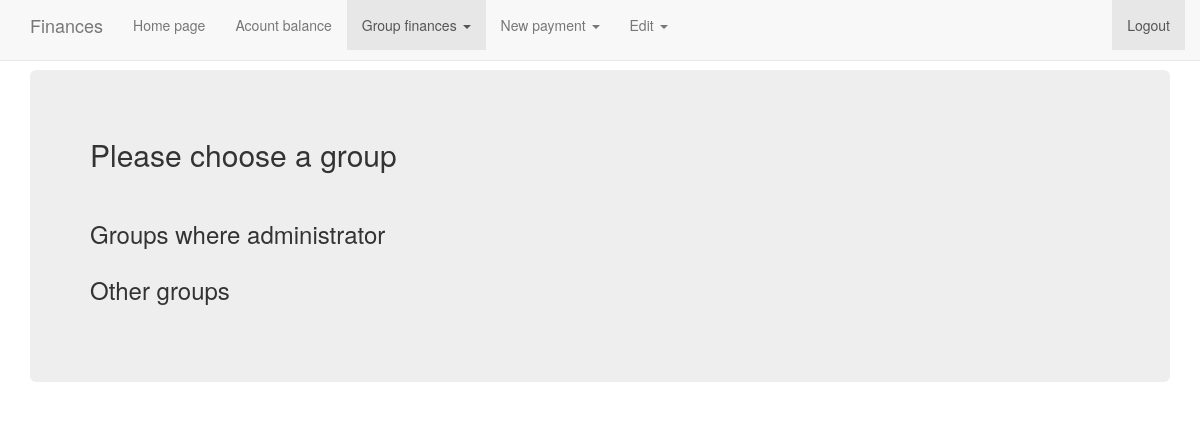
The page /group_bills.php (signed in) on the database as committed earlier.
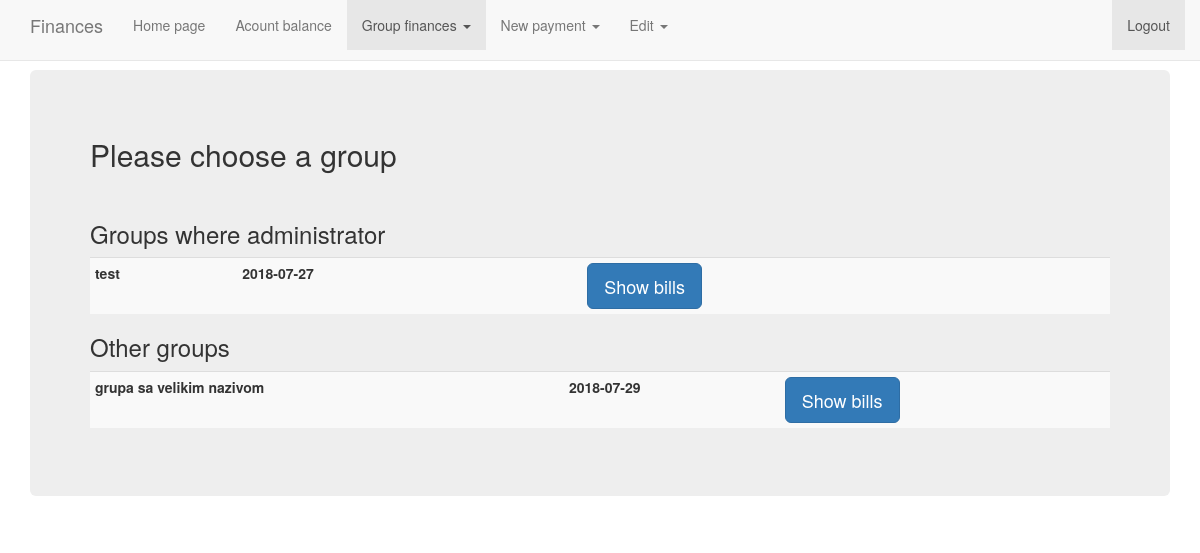
The same page on the database as committed later.
### tables this page shows
CREATE TABLE `grupe` (
  `id` int(50) NOT NULL,
  `admin_id` int(50) NOT NULL,
  `date_start` date NOT NULL,
  `ime` varchar(255) NOT NULL,
  `info` varchar(600) DEFAULT NULL
);

### group_bills.php (the view, shortened to what this page needs)
<?php include('server.php'); ?>
<!DOCTYPE html>
<html>
<head>
	<link rel="stylesheet" href="https://maxcdn.bootstrapcdn.com/bootstrap/3.3.7/css/bootstrap.min.css">
	<link href="navbar-fixed-top.css" rel="stylesheet">
</head>
<body>
	<nav class="navbar navbar-default navbar-fixed-top">
		<div class="container">
		<div class="navbar-header">
			<p class="navbar-brand">Finances</p>
		</div>
		<div id="navbar" class="navbar-collapse collapse">
			<ul class="nav navbar-nav">
				<li><a href="index.php">Home page</a></li>
				<li><a href="show_bill.php">Acount balance</a></li>
				<li class="dropdown active">
					<a href="" class="dropdown-toggle" data-toggle="dropdown" role="button" aria-haspopup="true" aria-expanded="false">Group finances <span class="caret"></span></a>
				</li>
				<li class="dropdown">
					<a href="" class="dropdown-toggle" data-toggle="dropdown" role="button" aria-haspopup="true" aria-expanded="false">New payment <span class="caret"></span></a>
				</li>
				<li class="dropdown">
					<a href="" class="dropdown-toggle" data-toggle="dropdown" role="button" aria-haspopup="true" aria-expanded="false">Edit <span class="caret"></span></a>
				</li>
			</ul>
			<ul class="nav navbar-nav navbar-right">
				<?php if(isset($_SESSION['username'])): ?>
					<li class="active"><a href="logout.php">Logout</a></li>
				<?php else:?>
					<li><a href="login.php">Login</a></li>
					<li><a href="register.php">Register</a></li>
				<?php endif ?>
			</ul>
		</div>
		</div>
    </nav>
	<div class="container">
		<div class="jumbotron">
			<?php if(isset($_SESSION['username'])): ?>
			<h2>Please choose a group</h2><br>
			<?php
				echo "<h3>Groups where administrator</h3>";
				echo "<table class='table table-striped table-condensed'>";
					$query = "SELECT * FROM `grupe` WHERE admin_id=".$_SESSION['user_id']."";
					$result = $connection->query($query);
					if($result->num_rows > 0){
						while($row = $result->fetch_assoc()){
							echo "<tr>";
								echo "<td><label for=".$row['ime'].">".$row['ime']."</label></td>";
								echo "<td><label for=".$row['date_start'].">".$row['date_start']."</label></td>";
								echo "<td><a class='btn btn-lg btn-primary' href='show_group_bills.php?group_id=".$row['id']."'>Show bills</a></td>";
							echo "</tr>";
						}
					}
				echo "</table>";
				echo "<h3>Other groups</h3>";
				echo "<table class='table table-striped table-condensed'>";
					$query = "SELECT grupe.ime, grupe.id, date_start FROM `grupe` INNER JOIN `user_grupe` ON grupe.id=id_grupa INNER JOIN `user` ON user.id=id_user WHERE user.id=".$_SESSION['user_id']."";
					$result = $connection->query($query);
					if($result->num_rows > 0){
						while($row = $result->fetch_assoc()){
							echo "<tr>";
								echo "<td><label for=".$row['ime'].">".$row['ime']."</label></td>";
								echo "<td><label for=".$row['date_start'].">".$row['date_start']."</label></td>";
								echo "<td><a class='btn btn-lg btn-primary' href='show_group_bills.php?group_id=".$row['id']."'>Show bills</a></td>";
							echo "</tr>";
						}
					}
				echo "</table>";
			?>
			<?php else:?>
				<p>Please login or register</p>
			<?php endif ?>
		</div>
	</div>
</body>
</html>

### navbar-fixed-top.css (style rules this page uses)
body { min-height: 2000px; padding-top: 70px; }

Rows that differ between the two databases and show on the page:
added grupe: ime "test", date_start "2018-07-27", shown under "Groups where administrator"
added grupe: ime "grupa sa velikim nazivom", date_start "2018-07-29", shown under "Other groups"
